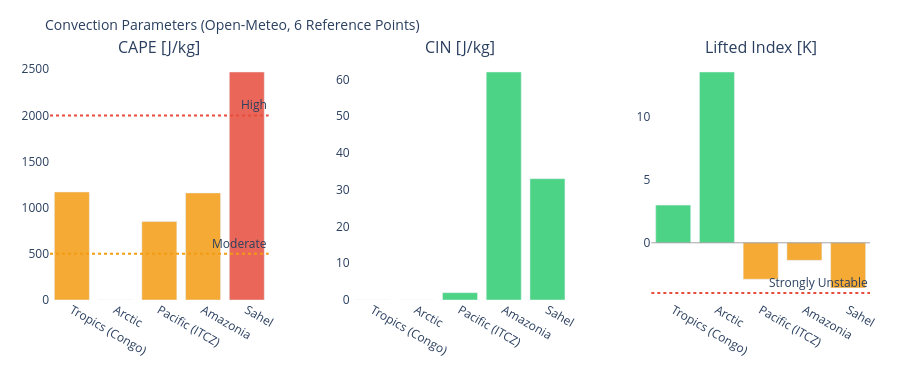

Notebook code cell kept with this figure:
### Markdown cell above
---
## 3. Visualizations

### Code cell
# ============================================================
# CAPE / CIN / LIFTED INDEX – Convection potential
# ============================================================

if not df_atm.empty:
    fig = make_subplots(
        rows=1, cols=3,
        subplot_titles=['CAPE [J/kg]', 'CIN [J/kg]', 'Lifted Index [K]'],
        horizontal_spacing=0.1
    )
    pts = df_atm['point'].tolist()
    pt_colors = ['#E85D24','#185FA5','#888780','#378ADD','#639922','#F2A623']

    # CAPE – höher = mehr Gewitterpotential
    cape_vals = df_atm['cape'].fillna(0).tolist()
    cape_colors = ['#e74c3c' if v > 2000 else '#f39c12' if v > 500 else '#2ecc71'
                   for v in cape_vals]
    fig.add_trace(go.Bar(x=pts, y=cape_vals, marker_color=cape_colors,
                         opacity=0.85, showlegend=False), row=1, col=1)
    fig.add_hline(y=2000, line_dash='dot', line_color='#e74c3c',
                  annotation_text='High', row=1, col=1)
    fig.add_hline(y=500,  line_dash='dot', line_color='#f39c12',
                  annotation_text='Moderate', row=1, col=1)

    # CIN – negativer = stärker gedeckelt (weniger Auslöse)
    cin_vals = df_atm['cin'].fillna(0).tolist()
    cin_colors = ['#e74c3c' if v < -200 else '#f39c12' if v < -50 else '#2ecc71'
                  for v in cin_vals]
    fig.add_trace(go.Bar(x=pts, y=cin_vals, marker_color=cin_colors,
                         opacity=0.85, showlegend=False), row=1, col=2)

    # Lifted Index – negativ = instabil
    li_vals = df_atm['li'].fillna(0).tolist()
    li_colors = ['#e74c3c' if v < -4 else '#f39c12' if v < 0 else '#2ecc71'
                 for v in li_vals]
    fig.add_trace(go.Bar(x=pts, y=li_vals, marker_color=li_colors,
                         opacity=0.85, showlegend=False), row=1, col=3)
    fig.add_hline(y=0, line_color='gray', line_width=0.7, row=1, col=3)
    fig.add_hline(y=-4, line_dash='dot', line_color='#e74c3c',
                  annotation_text='Strongly Unstable', row=1, col=3)

    fig.update_layout(
        title=dict(text='Convection Parameters (Open-Meteo, 6 Reference Points)', font=dict(size=14)),
        height=380, plot_bgcolor='rgba(0,0,0,0)', paper_bgcolor='rgba(0,0,0,0)',
        margin=dict(l=50, r=30, t=60, b=80)
    )
    fig.update_xaxes(tickangle=30)
    fig.show()

### Figure 1 — Plotly figure (JSON) as saved in the notebook; plotly's stock layout.template omitted (floating-point values rounded to 4 significant figures)
{"data": [{"marker": {"color": ["#f39c12", "#2ecc71", "#f39c12", "#f39c12", "#e74c3c"]}, "opacity": 0.85, "showlegend": false, "type": "bar", "x": ["Tropics (Congo)", "Arctic", "Pacific (ITCZ)", "Amazonia", "Sahel"], "xaxis": "x", "y": [1170.0, 0.0, 850.0, 1160.0, 2470.0], "yaxis": "y"}, {"marker": {"color": ["#2ecc71", "#2ecc71", "#2ecc71", "#2ecc71", "#2ecc71"]}, "opacity": 0.85, "showlegend": false, "type": "bar", "x": ["Tropics (Congo)", "Arctic", "Pacific (ITCZ)", "Amazonia", "Sahel"], "xaxis": "x2", "y": [0.0, 0.0, 2.0, 62.0, 33.0], "yaxis": "y2"}, {"marker": {"color": ["#2ecc71", "#2ecc71", "#f39c12", "#f39c12", "#f39c12"]}, "opacity": 0.85, "showlegend": false, "type": "bar", "x": ["Tropics (Congo)", "Arctic", "Pacific (ITCZ)", "Amazonia", "Sahel"], "xaxis": "x3", "y": [3.0, 13.6, -2.9, -1.4, -3.6], "yaxis": "y3"}], "layout": {"annotations": [{"font": {"size": 16}, "showarrow": false, "text": "CAPE [J/kg]", "x": 0.1333, "xanchor": "center", "xref": "paper", "y": 1.0, "yanchor": "bottom", "yref": "paper"}, {"font": {"size": 16}, "showarrow": false, "text": "CIN [J/kg]", "x": 0.5, "xanchor": "center", "xref": "paper", "y": 1.0, "yanchor": "bottom", "yref": "paper"}, {"font": {"size": 16}, "showarrow": false, "text": "Lifted Index [K]", "x": 0.8667, "xanchor": "center", "xref": "paper", "y": 1.0, "yanchor": "bottom", "yref": "paper"}, {"showarrow": false, "text": "High", "x": 1, "xanchor": "right", "xref": "x domain", "y": 2000, "yanchor": "bottom", "yref": "y"}, {"showarrow": false, "text": "Moderate", "x": 1, "xanchor": "right", "xref": "x domain", "y": 500, "yanchor": "bottom", "yref": "y"}, {"showarrow": false, "text": "Strongly Unstable", "x": 1, "xanchor": "right", "xref": "x3 domain", "y": -4, "yanchor": "bottom", "yref": "y3"}], "height": 380, "margin": {"b": 80, "l": 50, "r": 30, "t": 60}, "paper_bgcolor": "rgba(0,0,0,0)", "plot_bgcolor": "rgba(0,0,0,0)", "shapes": [{"line": {"color": "#e74c3c", "dash": "dot"}, "type": "line", "x0": 0, "x1": 1, "xref": "x domain", "y0": 2000, "y1": 2000, "yref": "y"}, {"line": {"color": "#f39c12", "dash": "dot"}, "type": "line", "x0": 0, "x1": 1, "xref": "x domain", "y0": 500, "y1": 500, "yref": "y"}, {"line": {"color": "gray", "width": 0.7}, "type": "line", "x0": 0, "x1": 1, "xref": "x3 domain", "y0": 0, "y1": 0, "yref": "y3"}, {"line": {"color": "#e74c3c", "dash": "dot"}, "type": "line", "x0": 0, "x1": 1, "xref": "x3 domain", "y0": -4, "y1": -4, "yref": "y3"}], "title": {"font": {"size": 14}, "text": "Convection Parameters (Open-Meteo, 6 Reference Points)"}, "xaxis": {"anchor": "y", "domain": [0.0, 0.2667], "tickangle": 30}, "xaxis2": {"anchor": "y2", "domain": [0.3667, 0.6333], "tickangle": 30}, "xaxis3": {"anchor": "y3", "domain": [0.7333, 1.0], "tickangle": 30}, "yaxis": {"anchor": "x", "domain": [0.0, 1.0]}, "yaxis2": {"anchor": "x2", "domain": [0.0, 1.0]}, "yaxis3": {"anchor": "x3", "domain": [0.0, 1.0]}}}
